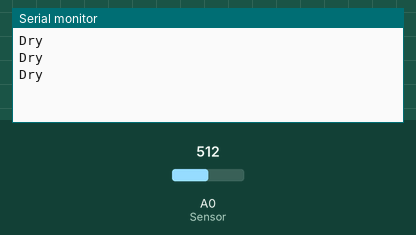
Recording of a sketch running on a simulated Arduino Uno, built with avr-gcc and run on an emulated ATmega328P. Parts: the last lines printed to the serial monitor. Inputs (shaded band) come from the test bench; at power-on: A0 (Sensor) = 512.

Above: at 1.3 s.
1.4 s: A0 (Sensor) set to 306
At 1.9 s:
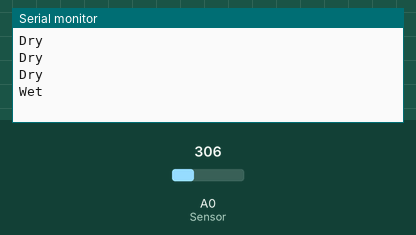
3.5 s: A0 (Sensor) set to 122
At 3.9 s:
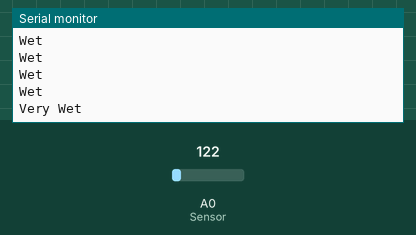

Measured:
- after the input at 1.4 s, the serial monitor: prints a new line after 0.10 s (image 1)
- after the input at 3.5 s, the serial monitor: prints a new line at once (image 2)

The sketch:

soil-mois-code.ino
```cpp
// (licence header left out)
    /***********Notice and Trouble shooting***************
     1.Connection and Diagram can be found here
     2.This code is tested on Arduino Uno.
     ****************************************************/

    const int AirValue = 645;   //you need to change this value that you had recorded in the air
    const int WaterValue = 70;  //you need to change this value that you had recorded in the water

    int intervals = (AirValue - WaterValue)/3;
    int soilMoistureValue = 0;
    void setup() {
      Serial.begin(115200); // open serial port, set the baud rate to 9600 bps
    }
    void loop() {
    soilMoistureValue = analogRead(A0);  //put Sensor insert into soil
    if(soilMoistureValue > WaterValue && soilMoistureValue < (WaterValue + intervals))
    {
      Serial.println("Very Wet");
    }
    else if(soilMoistureValue > (WaterValue + intervals) && soilMoistureValue < (AirValue - intervals))
    {
      Serial.println("Wet");
    }
    else if(soilMoistureValue < AirValue && soilMoistureValue > (AirValue - intervals))
    {
      Serial.println("Dry");
    }
    delay(500);
    }
```
